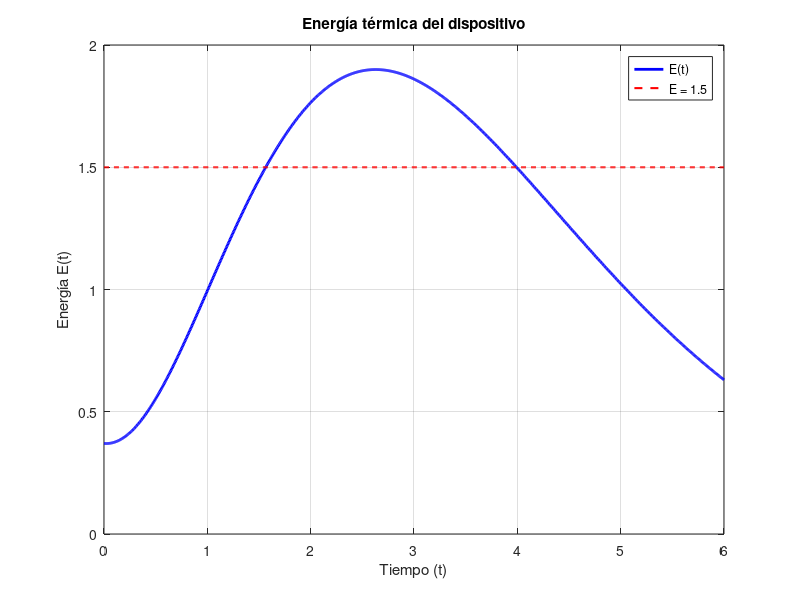

This chart was generated by the following MATLAB code: (Note: this script raises an error after producing the figure.)
% Ejercicio 8 - Análisis de la energía térmica de un dispositivo
% E(t) = ((t + 1/3)^3 + 1/3)e^(-t)

% Definimos la función de energía
E = @(t) ((t + 1/3).^3 + 1/3) .* exp(-t);

% Definimos la derivada primera (calculada analíticamente)
dE = @(t) exp(-t) .* (3*(t + 1/3).^2 - ((t + 1/3).^3 + 1/3));

% Definimos la derivada segunda (calculada analíticamente)
d2E = @(t) exp(-t) .* (6*(t + 1/3) - 3*(t + 1/3).^2 - (3*(t + 1/3).^2 - ((t + 1/3).^3 + 1/3)));

% Configuración para todos los métodos
kmax = 100;
tol = 1e-5;  % 5 dígitos de precisión

% -----------------------------------------------------------------
% a) Determinar los instantes donde E(t) = 1.5
% -----------------------------------------------------------------

% Definimos la función para encontrar donde E(t) = 1.5
f = @(t) E(t) - 1.5;
df = @(t) dE(t);

% Primero exploramos gráficamente para identificar número de soluciones
t_range = linspace(0, 6, 1000);
E_values = E(t_range);

figure(1);
plot(t_range, E_values, 'b-', 'LineWidth', 2);
grid on;
hold on;
plot(t_range, 1.5*ones(size(t_range)), 'r--', 'LineWidth', 1.5);
xlabel('Tiempo (t)');
ylabel('Energía E(t)');
title('Energía térmica del dispositivo');
legend('E(t)', 'E = 1.5');

% La observación gráfica muestra que hay dos intersecciones con E = 1.5
% Aplicaremos bisección para encontrar los intervalos aproximados,
% seguido de Newton para refinar las soluciones

% Primera raíz - aproximadamente entre 0 y 1
[t1_bis, h1_bis] = biseccion(f, 0, 1, kmax, 1e-2);
[t1, h1] = newton(f, df, t1_bis, kmax, tol);

% Segunda raíz - aproximadamente entre 1 y 3
[t2_bis, h2_bis] = biseccion(f, 1, 3, kmax, 1e-2);
[t2, h2] = newton(f, df, t2_bis, kmax, tol);

fprintf('\na) Instantes donde E(t) = 1.5:\n');
fprintf('   t1 = %.5f (Iteraciones Newton: %d)\n', t1, length(h1)-1);
fprintf('   t2 = %.5f (Iteraciones Newton: %d)\n', t2, length(h2)-1);

% Marcamos los puntos en la gráfica
plot([t1, t2], [1.5, 1.5], 'ko', 'MarkerSize', 8, 'MarkerFaceColor', 'g');

% -----------------------------------------------------------------
% b) Determinar la máxima energía y cuándo ocurre
% -----------------------------------------------------------------

% Para el máximo de E(t), buscamos dE(t) = 0
% Observando la gráfica, parece que ocurre cerca de t = 0
% Aplicamos Newton para encontrar el máximo

% La derivada debería cambiar de signo cerca del máximo
t_max_guess = 0.5;  % Comenzamos con una estimación

[t_max, h_max] = newton(dE, d2E, t_max_guess, kmax, tol);
E_max = E(t_max);

fprintf('\nb) Máxima energía del sistema:\n');
fprintf('   Energía máxima = %.5f\n', E_max);
fprintf('   Ocurre en t = %.5f (Iteraciones Newton: %d)\n', t_max, length(h_max)-1);

% Marcamos el punto máximo en la gráfica
plot(t_max, E_max, 'rs', 'MarkerSize', 10, 'MarkerFaceColor', 'r');
legend('E(t)', 'E = 1.5', 'Puntos E(t) = 1.5', 'Energía máxima');

% -----------------------------------------------------------------
% c) Determinar instante de máxima tasa de crecimiento
% -----------------------------------------------------------------

% Para la máxima tasa de crecimiento, buscamos d²E(t)/dt² = 0
% Sabemos que esto ocurre antes del máximo

% En lugar de Newton, usaremos bisección que es más robusta para este caso
% Primero investigamos gráficamente la ubicación aproximada del punto de inflexión

t_small = linspace(0, 0.5, 1000);
d2E_values = d2E(t_small);

figure(3);
plot(t_small, d2E_values, 'b-', 'LineWidth', 2);
grid on;
xlabel('Tiempo (t)');
ylabel('d²E(t)/dt²');
title('Segunda derivada de la energía');

% Usamos bisección para encontrar el punto donde d2E = 0
% Buscamos un cambio de signo en la segunda derivada
a = 0.01; % empezamos cerca de cero
b = 0.5;  % hasta antes del máximo de energía

[t_inflexion, h_inflexion] = biseccion(d2E, a, b, kmax, tol);
E_inflexion = E(t_inflexion);
dE_inflexion = dE(t_inflexion);

fprintf('\nc) Máxima tasa de crecimiento instantánea:\n');
fprintf('   Ocurre en t = %.5f (Iteraciones bisección: %d)\n', t_inflexion, length(h_inflexion));
fprintf('   Valor de la energía en ese punto = %.5f\n', E_inflexion);
fprintf('   Tasa máxima = %.5f\n', dE_inflexion);

% Graficamos la derivada para visualizar
figure(2);
plot(t_range, dE(t_range), 'b-', 'LineWidth', 2);
grid on;
hold on;
plot([t_inflexion], [dE_inflexion], 'rs', 'MarkerSize', 10, 'MarkerFaceColor', 'r');
xlabel('Tiempo (t)');
ylabel('dE(t)/dt');
title('Tasa de crecimiento de la energía');
legend('dE(t)/dt', 'Máxima tasa de crecimiento');

% Marcar el punto de inflexión en la gráfica original
figure(1);
plot(t_inflexion, E_inflexion, 'mv', 'MarkerSize', 10, 'MarkerFaceColor', 'm');
legend('E(t)', 'E = 1.5', 'Puntos E(t) = 1.5', 'Energía máxima', 'Máx. tasa de crecimiento');

